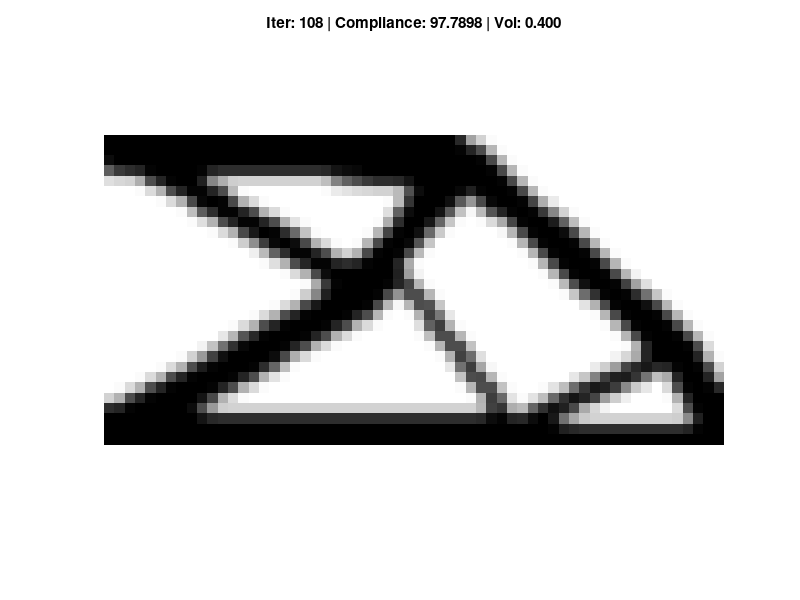

This figure's MATLAB source:
%% PROJECT 8: Topology Optimization of a Cantilever Beam
% SIMP method - Solid Isotropic Material with Penalization
% Finds optimal material distribution for minimum compliance
% Fixed left edge, point load at bottom right corner

%--- Problem Parameters ---
nelx = 60;        % Number of elements in x direction
nely = 30;        % Number of elements in y direction
volfrac = 0.4;    % Volume fraction - use only 40% of material
penal = 3.0;      % Penalization factor
rmin = 1.5;       % Filter radius

%--- Material Properties ---
E0   = 1.0;       % Young's modulus of solid
Emin = 1e-9;      % Young's modulus of void
nu   = 0.3;       % Poisson's ratio

fprintf('--- Topology Optimization Setup ---\n')
fprintf('Mesh           : %d x %d elements\n', nelx, nely)
fprintf('Volume fraction: %.0f%%\n', volfrac*100)

%--- Element Stiffness Matrix ---
k  = [1/2-nu/6,   1/8+nu/8,  -1/4-nu/12, -1/8+3*nu/8, ...
     -1/4+nu/12, -1/8-nu/8,   nu/6,       1/8-3*nu/8];
KE = E0/(1-nu^2)*[ k(1), k(2), k(3), k(4), k(5), k(6), k(7), k(8);
                   k(2), k(1), k(8), k(7), k(6), k(5), k(4), k(3);
                   k(3), k(8), k(1), k(6), k(7), k(4), k(5), k(2);
                   k(4), k(7), k(6), k(1), k(8), k(3), k(2), k(5);
                   k(5), k(6), k(7), k(8), k(1), k(2), k(3), k(4);
                   k(6), k(5), k(4), k(3), k(2), k(1), k(8), k(7);
                   k(7), k(4), k(5), k(2), k(3), k(8), k(1), k(6);
                   k(8), k(3), k(2), k(5), k(4), k(7), k(6), k(1)];

%--- FE Indexing ---
nodenrs = reshape(1:(1+nelx)*(1+nely), 1+nely, 1+nelx);
edofVec = reshape(2*nodenrs(1:end-1,1:end-1)+1, nelx*nely, 1);
edofMat = repmat(edofVec,1,8) + ...
          repmat([0,1,2*nely+[2,3,0,1],-2,-1], nelx*nely,1);
iK = reshape(kron(edofMat,ones(8,1))',64*nelx*nely,1);
jK = reshape(kron(edofMat,ones(1,8))',64*nelx*nely,1);

%--- Filter ---
iH = ones(nelx*nely*(2*(ceil(rmin)-1)+1)^2,1);
jH = ones(size(iH));
sH = zeros(size(iH));
k  = 0;
for i1 = 1:nelx
    for j1 = 1:nely
        e1 = (i1-1)*nely+j1;
        for i2 = max(i1-(ceil(rmin)-1),1):min(i1+(ceil(rmin)-1),nelx)
            for j2 = max(j1-(ceil(rmin)-1),1):min(j1+(ceil(rmin)-1),nely)
                e2 = (i2-1)*nely+j2;
                k  = k+1;
                iH(k) = e1;
                jH(k) = e2;
                sH(k) = max(0,rmin-sqrt((i1-i2)^2+(j1-j2)^2));
            end
        end
    end
end
H  = sparse(iH,jH,sH);
Hs = sum(H,2);

%--- Boundary Conditions and Load ---
ndof      = 2*(nelx+1)*(nely+1);
F         = sparse(ndof,1);
U         = zeros(ndof,1);
F(ndof,1) = -1;                        % Load at bottom right corner
fixeddofs = [1:2*(nely+1)];            % Fix entire left edge
freedofs  = setdiff(1:ndof,fixeddofs);

%--- Initialize ---
x      = repmat(volfrac,nely,nelx);
xPhys  = x;
loop   = 0;
change = 1;

figure;
fprintf('\nIter | Compliance | Volume | Change\n')
fprintf('-----|------------|--------|-------\n')

%--- Main Loop ---
while change > 0.01 && loop < 200

    loop = loop+1;

    %--- FEA ---
    sK = reshape(KE(:)*(Emin+xPhys(:)'.^penal*(E0-Emin)),64*nelx*nely,1);
    K  = sparse(iK,jK,sK);
    K  = (K+K')/2;
    U(freedofs) = K(freedofs,freedofs)\F(freedofs);

    %--- Sensitivity ---
    ce = reshape(sum((U(edofMat)*KE).*U(edofMat),2),nely,nelx);
    c  = sum(sum((Emin+xPhys.^penal*(E0-Emin)).*ce));
    dc = -penal*(E0-Emin)*xPhys.^(penal-1).*ce;
    dv = ones(nely,nelx);

    %--- Filter ---
    dc(:) = H*(dc(:)./Hs);
    dv(:) = H*(dv(:)./Hs);

    %--- Optimality Criteria ---
    l1 = 0; l2 = 1e9; move = 0.2;
    while (l2-l1)/(l1+l2) > 1e-3
        lmid = 0.5*(l2+l1);
        xnew = max(0,max(x-move,min(1,min(x+move, ...
               x.*sqrt(max(0,-dc./dv/lmid))))));
        xPhys(:) = (H*xnew(:))./Hs;
        if sum(xPhys(:)) > volfrac*nelx*nely
            l1 = lmid;
        else
            l2 = lmid;
        end
    end

    change = max(abs(xnew(:)-x(:)));
    x      = xnew;

    %--- Plot ---
    colormap(gray);
    imagesc(1-real(xPhys));
    axis equal off tight;
    title(sprintf('Iter: %d | Compliance: %.4f | Vol: %.3f', ...
                   loop, c, mean(xPhys(:))))
    drawnow;

    fprintf('%4d | %10.4f | %6.3f | %6.4f\n', ...
             loop, c, mean(xPhys(:)), change)

end

fprintf('\nOptimization complete in %d iterations\n', loop)
saveas(gcf,'topology_optimization.png')
